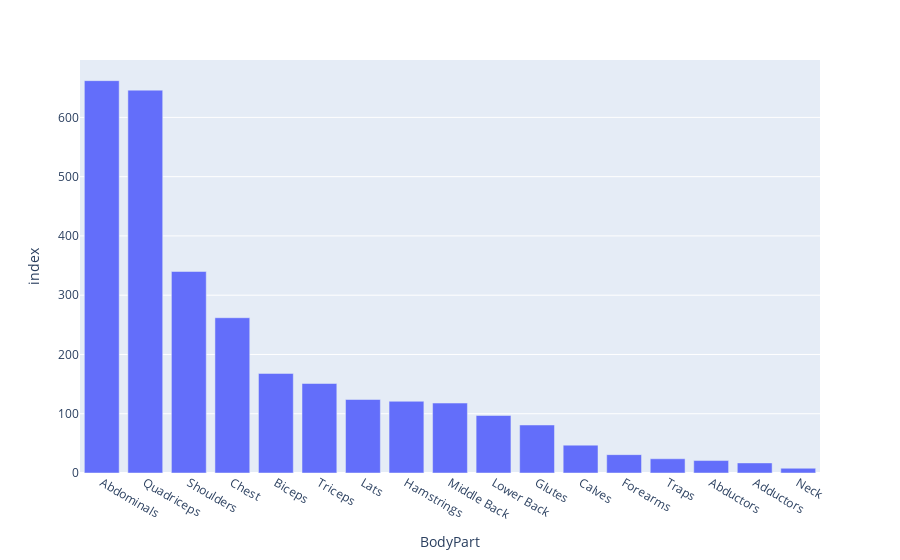

The notebook cell this image was saved under:
### Code cell
count_exercises= count_exercises.sort_values(by='index', ascending= False)
fig = px.bar(count_exercises, x=count_exercises.index, y='index')
fig.show()

### Figure 1 — Plotly figure (JSON) as saved in the notebook; plotly's stock layout.template omitted (floating-point values rounded to 4 significant figures)
{"data": [{"alignmentgroup": "True", "hovertemplate": "BodyPart=%{x}<br>index=%{y}<extra></extra>", "legendgroup": "", "marker": {"color": "#636efa", "pattern": {"shape": ""}}, "name": "", "offsetgroup": "", "orientation": "v", "showlegend": false, "textposition": "auto", "type": "bar", "x": ["Abdominals", "Quadriceps", "Shoulders", "Chest", "Biceps", "Triceps", "Lats", "Hamstrings", "Middle Back", "Lower Back", "Glutes", "Calves", "Forearms", "Traps", "Abductors", "Adductors", "Neck"], "xaxis": "x", "y": [662, 646, 340, 262, 168, 151, 124, 121, 118, 97, 81, 47, 31, 24, 21, 17, 8], "yaxis": "y"}], "layout": {"barmode": "relative", "legend": {"tracegroupgap": 0}, "margin": {"t": 60}, "xaxis": {"anchor": "y", "domain": [0, 1], "title": {"text": "BodyPart"}}, "yaxis": {"anchor": "x", "domain": [0, 1], "title": {"text": "index"}}}}
